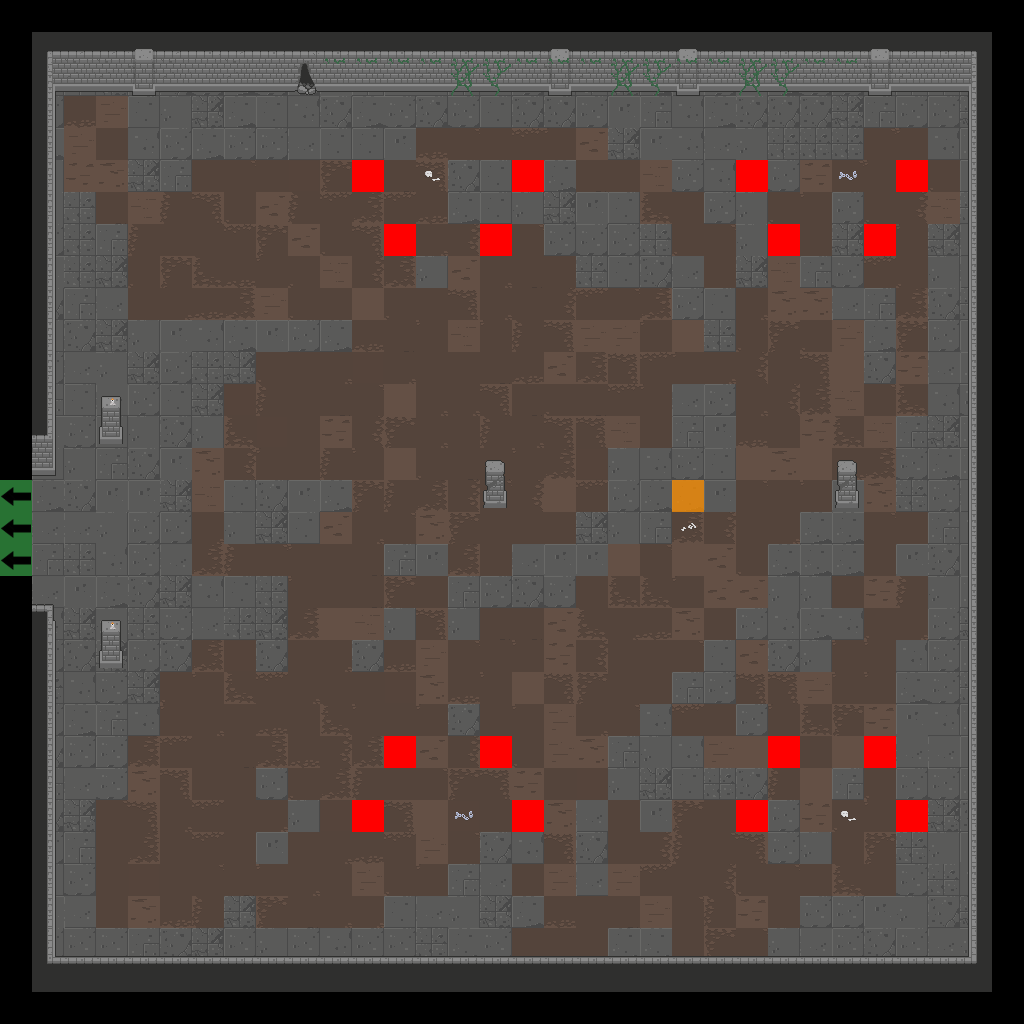

The image is a tile-based game level rendered from a .tmx file. Its description and source (layers, tilesets, objects; grid data summarised) follow:
An orthogonal 32x32 tile map with 32x32 px tiles, 7 tile layers (Floor, Walls, Doors, Pillars, ...), 2 tilesets.

<map version="1.2" tiledversion="2019.04.18" orientation="orthogonal" renderorder="right-down" width="32" height="32" tilewidth="32" tileheight="32" infinite="0" nextlayerid="22" nextobjectid="1">
 <tileset firstgid="1" source="Dungeon_Tileset_2.tsx" />
 <tileset firstgid="321" source="flags.tsx" />
 <layer id="15" name="Floor" width="32" height="32">
  <data>[1024 cells, 900 non-empty, 42 distinct tile ids]</data>
 </layer>
 <layer id="16" name="Walls" width="32" height="32">
  <data>[1024 cells, 173 non-empty, 25 distinct tile ids]</data>
 </layer>
 <layer id="17" name="Doors" width="32" height="32">
  <data>[1024 cells, 0 non-empty, 0 distinct tile ids]</data>
 </layer>
 <layer id="18" name="Pillars" width="32" height="32">
  <data>[1024 cells, 8 non-empty, 4 distinct tile ids]</data>
 </layer>
 <layer id="19" name="Candles" width="32" height="32">
  <data>[1024 cells, 2 non-empty, 1 distinct tile ids]</data>
 </layer>
 <layer id="20" name="Debris" width="32" height="32">
  <data>[1024 cells, 28 non-empty, 7 distinct tile ids]</data>
 </layer>
 <layer id="21" name="Flags" width="32" height="32">
  <data>[1024 cells, 20 non-empty, 3 distinct tile ids]</data>
 </layer>
</map>
